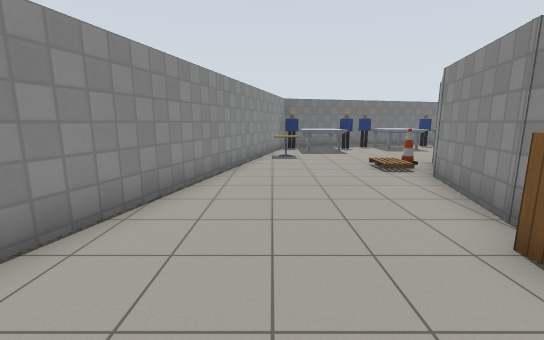
[1] (above)

15 first-person views from a walk through a robot-simulator world made for Gazebo. The camera is 1.3 m above the floor, tilts 10° down and sees 90° across. The floor is counted in squares, 1 m on a side. Each view is taken from the middle of a square. On the plan, view 1 faces up. The plan holds only what a view shows up to about 13 squares ahead; the rest is blank. Simple patterns stand in for the simulator's built-in surfaces. Simple shapes stand in for some stock models.

[2]
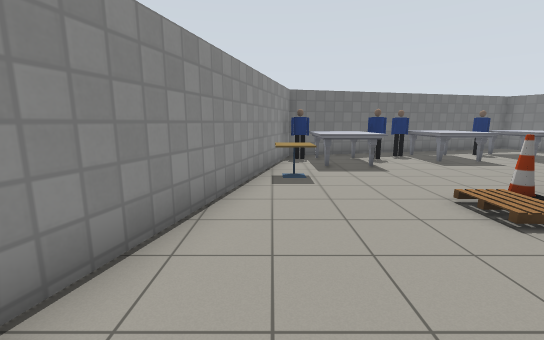

[3]
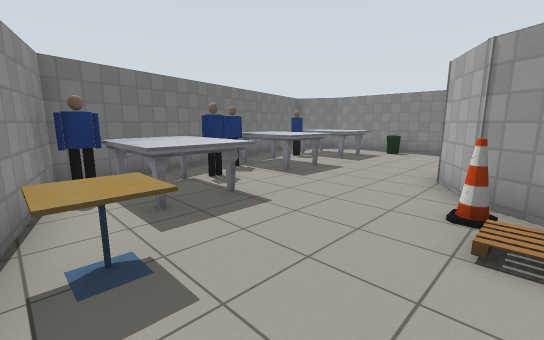

[4]
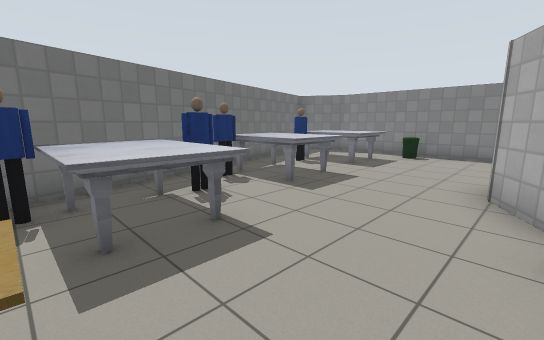

[5]
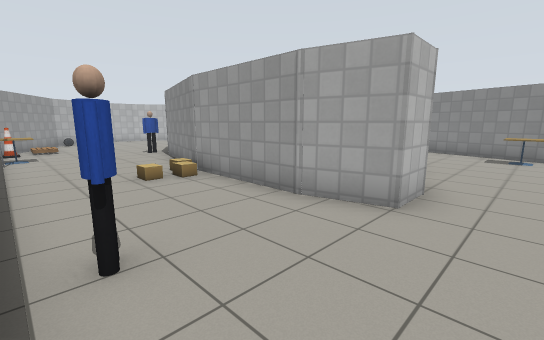

[6]
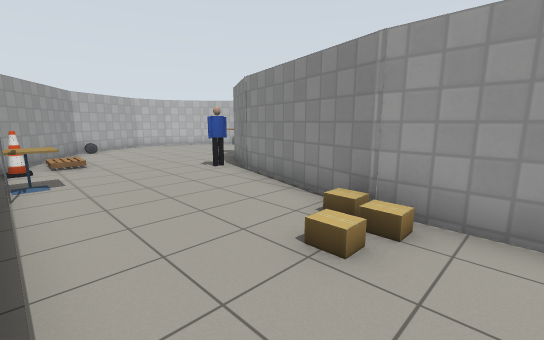

[7]
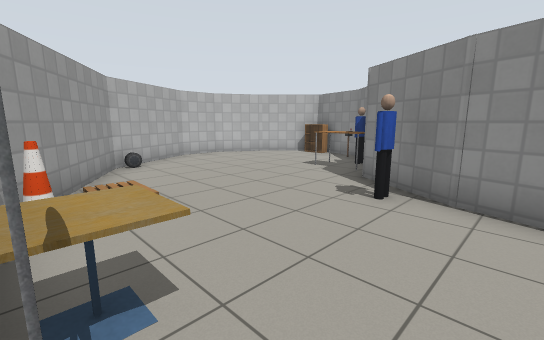

[8]
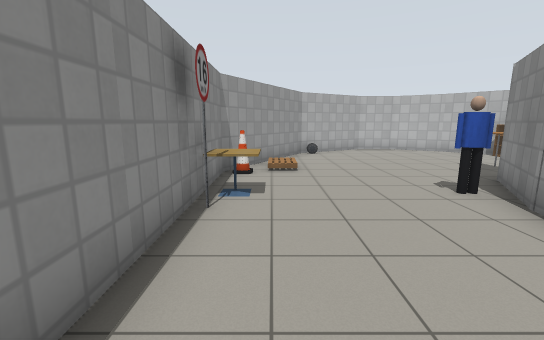

[9]
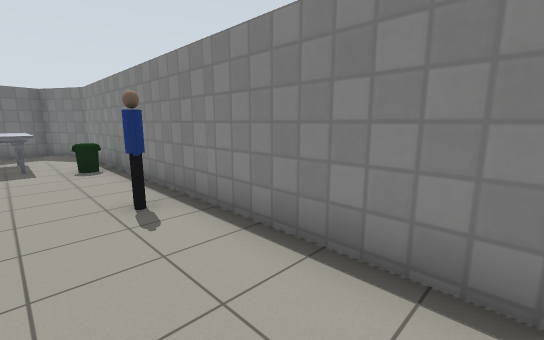

[10]
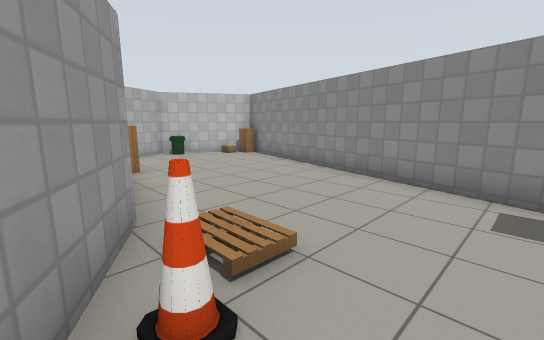

[11]
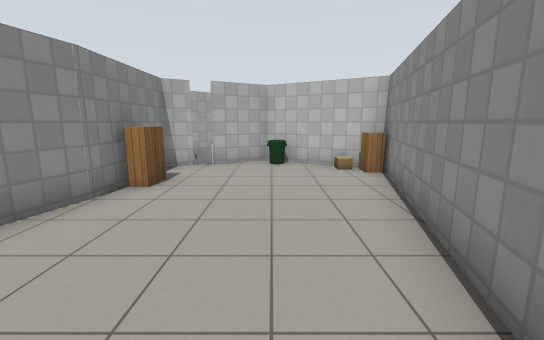

[12]
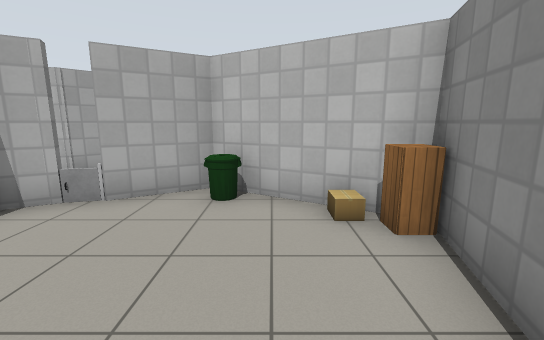

[13]
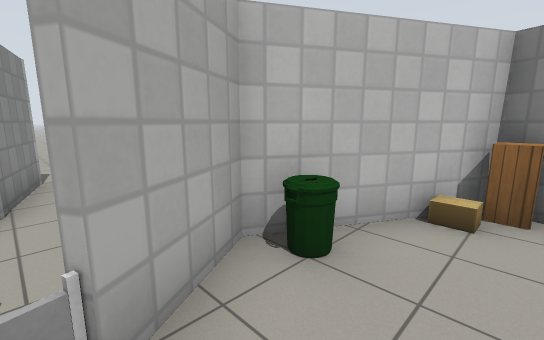

[14]
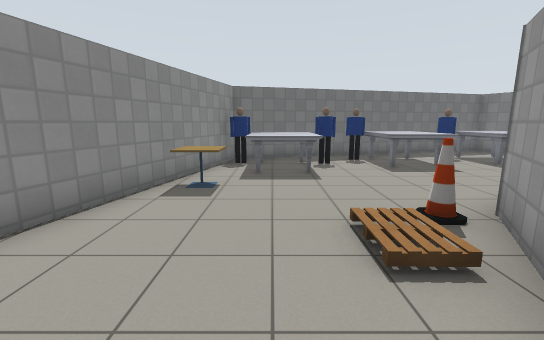

[15]
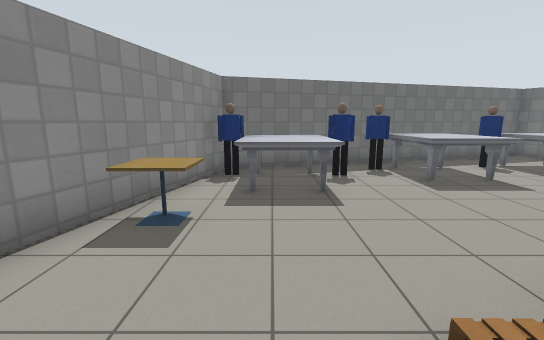

### Floor plan
Points are (right, up) in squares from view 1. A wall is a line through its corners. A room is listed if a view was taken in it or the views show most of it. See-through windows are left out.
Room 1 (views 1, 2, 3, 4, 5, 6, 7, 8, 9, 10, 11, 12, 13, 14, 15)
walls: (3.8, 6.3) (5.2, 8.7) (6.7, 9.5) (7.8, 9.5) (8.3, 7.8); (3.1, 3.4) (3.9, 6.6); (3.1, 2.5) (3.1, 3.5); (8.3, 4.4) (7.1, 0); (2.3, -0.3) (3.1, 0.1) (3.1, 1.6); (8.2, 8.1) (8.2, 4.2); (7.2, 0.2) (5.9, -2.1); (0.4, -1.2) (1.8, -0.4); (2.3, -4.1) (1.9, -5.5); (12.3, 0.8) (12.3, 15.7) (11.3, 17.4) (0.7, 14.5) (-3.1, 0.5) (-0.3, -1); (1.7, -5.5) (2.1, -4.1) (3.9, -2.3); (1.6, -6.4) (3.5, -8.2); (3.4, -8.1) (5.2, -9.2) (6.8, -9.2) (9.8, -7.5) (12.1, -3.4)
objects: cabinet (-3, 1); cardboard box (-2, 0); bin (0, -1); cafe table (0, 10) to (1, 11); marble table (1, 12) to (3, 14); person (1, 14); bookshelf (2, -6); door leaf (2, 0); other object (3, -4); pallet (3, 8); person (4, -3); cone (4, 8); person (4, 14); table (5, -4) to (5, -3); person (5, 14) to (5, 15); marble table (6, 13) to (7, 15); person (7, -1); person (8, 15); other object (9, -7); cardboard box (9, 4); cardboard box (9, 5); marble table (9, 13) to (10, 15); cardboard box (10, 5); pallet (11, -4) to (11, -3); cafe table (11, -1) to (12, -1); person (11, 8); cone (12, -3); speed sign (12, 0); bin (12, 12)

Where each view was taken, in squares from view 1:
view 1: 0 up, 0 right, facing up
view 2: 4 up, 0 right, facing up
view 3: 8 up, 0 right, facing up-right
view 4: 9 up, 1 right, facing up-right
view 5: 11 up, 12 right, facing down-left
view 6: 6 up, 12 right, facing down-left
view 7: 1 up, 12 right, facing down-left
view 8: 4 up, 11 right, facing down
view 9: 4 up, 10 right, facing up-right
view 10: 10 up, 5 right, facing down-left
view 11: 8 up, 0 right, facing down
view 12: 4 up, 1 left, facing down
view 13: 1 up, 2 right, facing down-left
view 14: 5 up, 2 right, facing up
view 15: 7 up, 2 right, facing up
